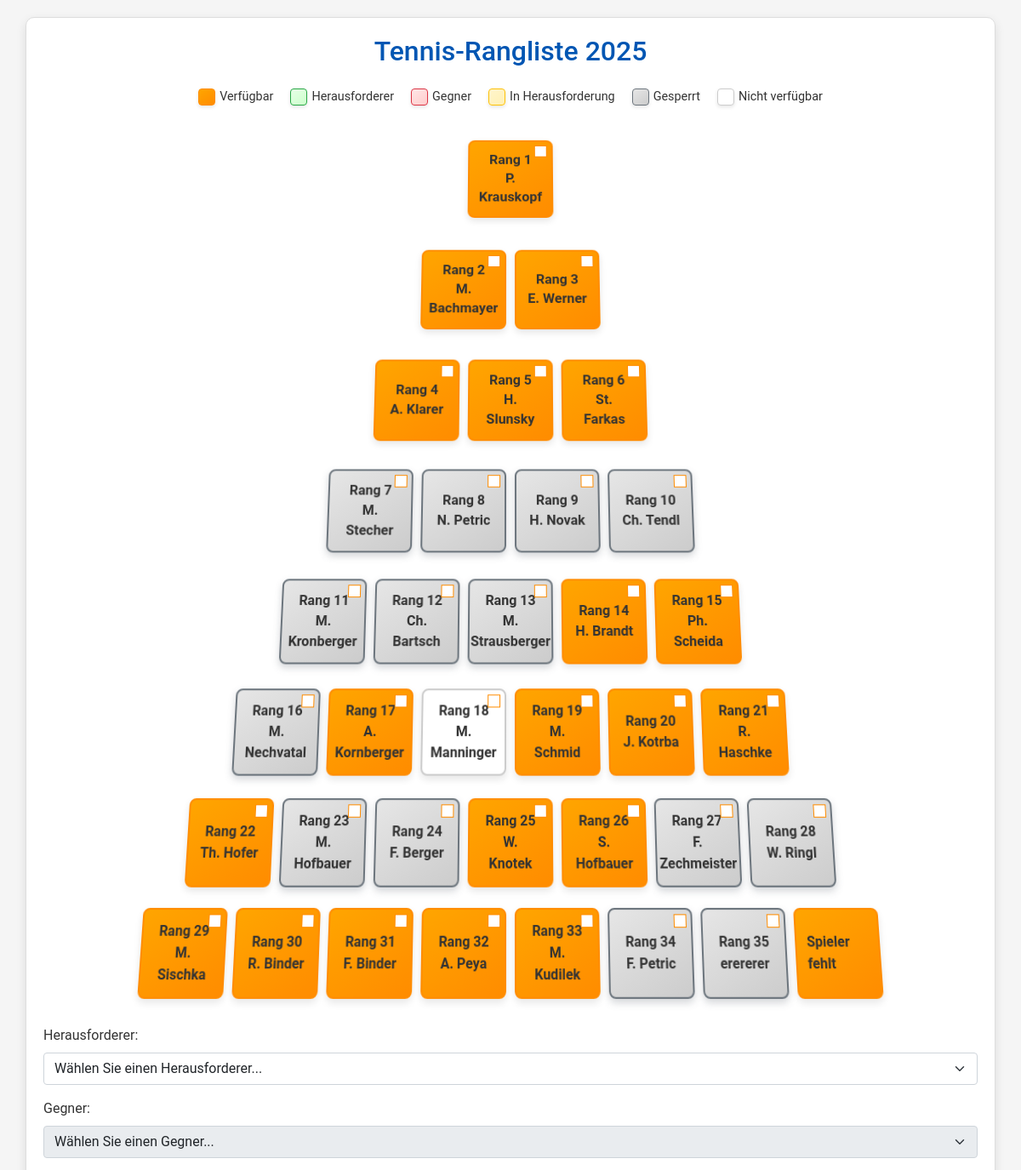
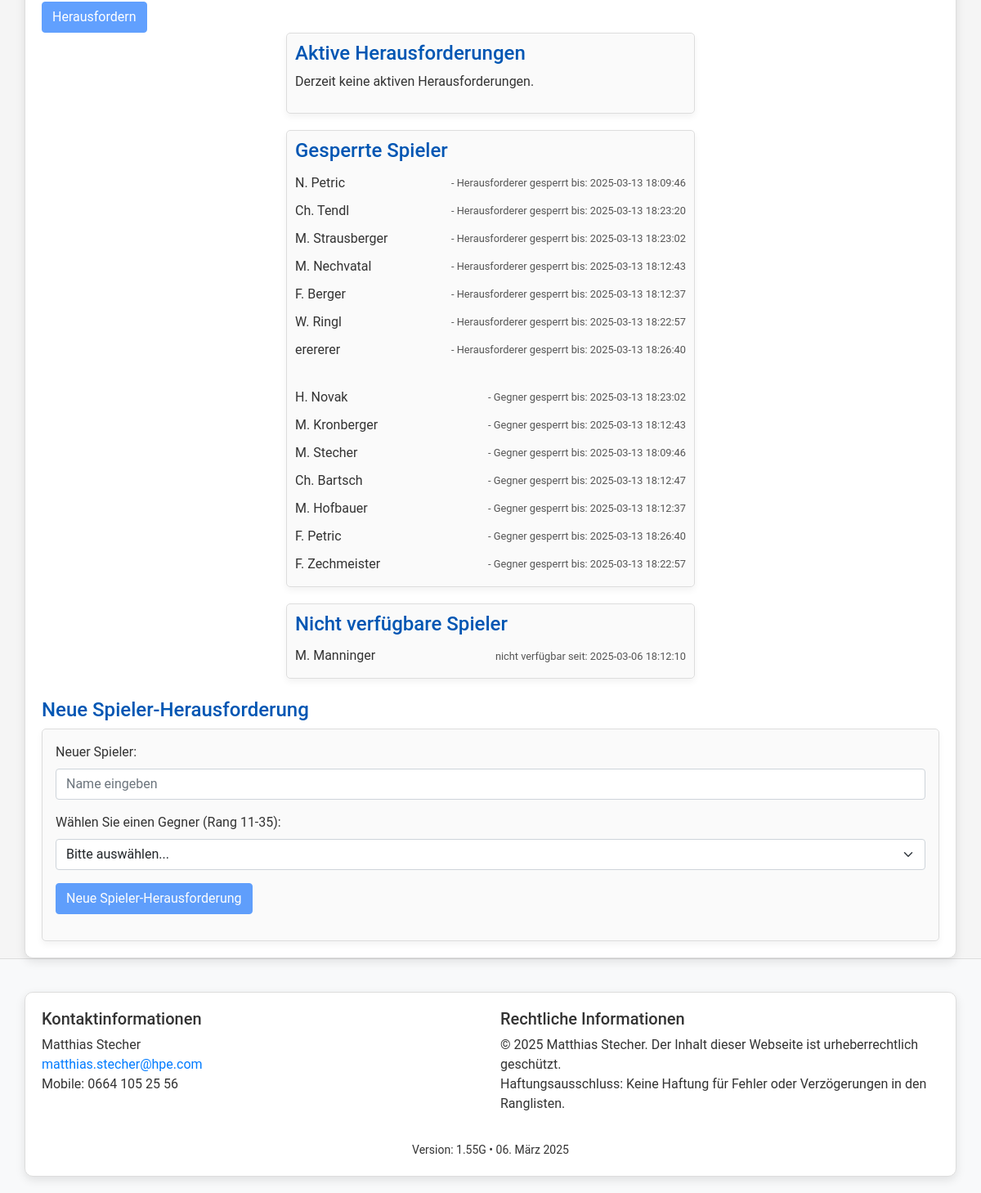
/index, run on the app's committed database (2 pictures, top to bottom).
### tables this page shows
CREATE TABLE players (
    id INTEGER PRIMARY KEY,
    name TEXT NOT NULL,
    available INTEGER NOT NULL DEFAULT 1,
    rank INTEGER NOT NULL,
    unavailable_since DATETIME,
    block_challenger_until DATETIME,
    block_opponent_until DATETIME,
    is_new INTEGER NOT NULL DEFAULT 0
);

### app.py (the view)
@app.route("/index")
def index():
    db = get_db()
    now = get_current_time().strftime("%Y-%m-%d %H:%M:%S")
    cur = db.execute(
        """
        SELECT p.*,
            CASE
              WHEN EXISTS (
                SELECT 1 FROM challenges c
                WHERE c.resolved = 0
                  AND c.deadline > ?
                  AND (c.challenger_id = p.id OR c.opponent_id = p.id)
              ) THEN 1 ELSE 0
            END as in_challenge
        FROM players p
        ORDER BY rank ASC
        """,
        (now,),
    )
    players = cur.fetchall()
    players_list = []
    now_dt = get_current_time()
    for p in players:
        p = dict(p)
        blocked = False
        if p.get("block_challenger_until"):
            try:
                dt = datetime.strptime(p["block_challenger_until"], "%Y-%m-%d %H:%M:%S")
                if now_dt < dt:
                    blocked = True
            except Exception:
                pass
        if p.get("block_opponent_until"):
            try:
                dt = datetime.strptime(p["block_opponent_until"], "%Y-%m-%d %H:%M:%S")
                if now_dt < dt:
                    blocked = True
            except Exception:
                pass
        p["blocked"] = blocked
        players_list.append(p)
    pyramid = create_pyramid(players_list)
    active_challenges = get_active_challenges()
    blocked_challenger_players = get_blocked_challenger_players()
    blocked_opponent_players = get_blocked_opponent_players()
    unavailable_players = get_unavailable_players()
    logger.info("Rendering index: players=%d, pyramid rows=%d", len(players_list), len(pyramid))
    return render_template(
        "index.html",
        pyramid=pyramid,
        players=players_list,
        active_challenges=active_challenges,
        blocked_challenger_players=blocked_challenger_players,
        blocked_opponent_players=blocked_opponent_players,
        unavailable_players=unavailable_players,
    )

### app.py (called while the page is built)
def get_current_time():
    test_date_str = os.environ.get("TEST_DATE")
    if test_date_str:
        try:
            return datetime.strptime(test_date_str, "%Y-%m-%d-%H-%M-%S")
        except Exception as e:
            logger.exception("Invalid TEST_DATE format: %s. Falling back to system time.", test_date_str)
    return datetime.now()

def get_db():
    if "db" not in g:
        try:
            g.db = sqlite3.connect(
                app.config["DATABASE"], timeout=10, detect_types=sqlite3.PARSE_DECLTYPES
            )
            g.db.row_factory = sqlite3.Row
        except sqlite3.Error as e:
            logger.exception("Database connection failed.")
            raise e
    return g.db

def create_pyramid(players):
    pyramid = []
    start = 0
    row_sizes = [1, 2, 3, 4, 5, 6, 7, 8]
    for size in row_sizes:
        row = []
        for i in range(size):
            if start < len(players):
                row.append(players[start])
            else:
                row.append(None)
            start += 1
        pyramid.append(row)
    return pyramid

def get_active_challenges():
    db = get_db()
    now = get_current_time().strftime("%Y-%m-%d %H:%M:%S")
    try:
        cur = db.execute(
            "SELECT c.*, p1.name as challenger_name, p2.name as opponent_name FROM challenges c "
            "JOIN players p1 ON c.challenger_id = p1.id "
            "JOIN players p2 ON c.opponent_id = p2.id "
            "WHERE c.resolved = 0 AND c.deadline > ?",
            (now,),
        )
        challenges = cur.fetchall()
        logger.info("Active challenges count: %d", len(challenges))
        return challenges
    except sqlite3.Error:
        logger.exception("Error fetching active challenges.")
        return []

def get_unavailable_players():
    db = get_db()
    cur = db.execute("SELECT * FROM players WHERE available = 0")
    players = cur.fetchall()
    return players

def get_blocked_challenger_players():
    db = get_db()
    now = get_current_time().strftime("%Y-%m-%d %H:%M:%S")
    try:
        cur = db.execute(
            "SELECT * FROM players WHERE block_challenger_until IS NOT NULL AND block_challenger_until > ?",
            (now,),
        )
        return cur.fetchall()
    except sqlite3.Error:
        logger.exception("Error fetching blocked challenger players.")
        return []

### templates/index.html (shortened to what this page needs)
<!DOCTYPE html>
<html lang="de">
<head>
  <link rel="stylesheet" href="https://cdnjs.cloudflare.com/ajax/libs/bootstrap/5.1.3/css/bootstrap.min.css" />
</head>
<body>
  <div class="container three-d">
    <h2 class="text-center mb-4">Tennis-Rangliste 2025</h2>
    <div class="legend">
      <div class="legend-item">
        <div class="legend-color" style="background: linear-gradient(145deg, #ffa500, #ff8c00); border-color: #ff8c00;"></div>
        Verfügbar
      </div>
      <div class="legend-item">
        <div class="legend-color" style="background: linear-gradient(145deg, #e6ffe6, #ccffcc); border-color: #28a745;"></div>
        Herausforderer
      </div>
      <div class="legend-item">
        <div class="legend-color" style="background: linear-gradient(145deg, #ffe6e6, #ffcccc); border-color: #dc3545;"></div>
        Gegner
      </div>
      <div class="legend-item">
        <div class="legend-color" style="background: linear-gradient(145deg, #fff5cc, #fff0b3); border-color: #ffc107;"></div>
        In Herausforderung
      </div>
      <div class="legend-item">
        <div class="legend-color" style="background: linear-gradient(145deg, #e6e6e6, #cccccc); border-color: #6c757d;"></div>
        Gesperrt
      </div>
      <div class="legend-item unavailable">
        <div class="legend-color" style="background: #ffffff; border-color: #cccccc;"></div>
        Nicht verfügbar
      </div>
    </div>
    <div class="ranking-list">
      {% if pyramid %}
        {% for row in pyramid %}
          <div class="row">
            {% for player in row %}
              {% if player %}
                <div id="player-{{ player['id'] }}"
                     class="player {% if not player['available'] %}unavailable{% endif %} {% if player['in_challenge'] %}in-challenge{% endif %} {% if player.blocked %}blocked{% endif %}"
                     data-player-id="{{ player['id'] }}">
                  <div class="player-info">
                    Rang {{ player['rank'] }}<br>{{ player['name'] }}
                  </div>
                  <div class="availability-toggle {% if player['available'] %}available{% endif %}" data-player-id="{{ player['id'] }}"></div>
                </div>
              {% else %}
                <div class="player missing">Spieler fehlt</div>
              {% endif %}
            {% endfor %}
          </div>
        {% endfor %}
      {% else %}
        <p>Keine Spieler gefunden. Bitte laden Sie die Spieldaten.</p>
      {% endif %}
    </div>
    <form id="challengeForm">
      <div class="mb-3">
        <label for="challenger" class="form-label">Herausforderer:</label>
        <select class="form-select" id="challenger" name="challenger" required>
          <option value="">Wählen Sie einen Herausforderer...</option>
        </select>
      </div>
      <div class="mb-3">
        <label for="opponent" class="form-label">Gegner:</label>
        <select class="form-select" id="opponent" name="opponent" required disabled>
          <option value="">Wählen Sie einen Gegner...</option>
        </select>
      </div>
      <button type="submit" class="btn btn-primary" id="challengeButton" disabled>Herausfordern</button>
    </form>
    <div class="active-challenges">
      <h4>Aktive Herausforderungen</h4>
      <div id="active-challenges-list">
        {% if active_challenges %}
          {% for challenge in active_challenges %}
            <div class="challenge-entry">
              <span class="challenge-names">{{ challenge['challenger_name'] }} gegen {{ challenge['opponent_name'] }}</span>
              <span class="challenge-deadline">(Frist: {{ challenge['deadline'] }})</span>
            </div>
          {% endfor %}
        {% else %}
          <p>Derzeit keine aktiven Herausforderungen.</p>
        {% endif %}
      </div>
    </div>
    <div class="blocked-players">
      <h4>Gesperrte Spieler</h4>
      <div id="blocked-players-list">
        {% if blocked_challenger_players %}
          {% for player in blocked_challenger_players %}
            <div class="blocked-entry">
              <span class="blocked-name">{{ player['name'] }}</span>
              <span class="blocked-info">- Herausforderer gesperrt bis: {{ player['block_challenger_until'] }}</span>
            </div>
          {% endfor %}
        {% else %}
          <p>Keine Spieler von der Herausforderung ausgeschlossen.</p>
        {% endif %}
        <br>
        {% if blocked_opponent_players %}
          {% for player in blocked_opponent_players %}
            <div class="blocked-entry">
              <span class="blocked-name">{{ player['name'] }}</span>
              <span class="blocked-info">- Gegner gesperrt bis: {{ player['block_opponent_until'] }}</span>
            </div>
          {% endfor %}
        {% else %}
          <p>Keine Spieler als Gegner gesperrt.</p>
        {% endif %}
      </div>
    </div>
    <div class="unavailable-players">
      <h4>Nicht verfügbare Spieler</h4>
      <div id="unavailable-players-list">
        {% if unavailable_players %}
          {% for player in unavailable_players %}
            <div class="unavailable-entry">
              <span class="unavailable-name">{{ player['name'] }}</span>
              <span class="unavailable-info">nicht verfügbar seit: {{ player['unavailable_since'] or 'N/A' }}</span>
            </div>
          {% endfor %}
        {% else %}
          <p>Alle Spieler sind derzeit verfügbar.</p>
        {% endif %}
      </div>
    </div>
    <div class="newplayer-challenge mt-4">
      <h4>Neue Spieler-Herausforderung</h4>
      <div class="card p-3">
        <div class="mb-3">
          <label for="newplayer" class="form-label">Neuer Spieler:</label>
          <input type="text" class="form-control" id="newplayer" name="newplayer" placeholder="Name eingeben" />
        </div>
        <div class="mb-3">
          <label for="newplayer-opponent" class="form-label">Wählen Sie einen Gegner (Rang 11-35):</label>
          <select class="form-select" id="newplayer-opponent" name="newplayer-opponent">
            <option value="">Bitte auswählen...</option>
          </select>
        </div>
        <div class="mb-3">
          <button type="button" class="btn btn-primary" id="newplayer-challenge" disabled>Neue Spieler-Herausforderung</button>
        </div>
      </div>
    </div>
  </div>
  <footer>
    <div class="container">
      <div class="row">
        <div class="col-md-6 mb-3 mb-md-0">
          <h5>Kontaktinformationen</h5>
          <p>
            Matthias Stecher<br />
            <a href="mailto:matthias.stecher@hpe.com">matthias.stecher@hpe.com</a><br />
            Mobile: 0664 105 25 56
          </p>
        </div>
        <div class="col-md-6">
          <h5>Rechtliche Informationen</h5>
          <p>
            © 2025 Matthias Stecher. Der Inhalt dieser Webseite ist urheberrechtlich geschützt.<br />
            Haftungsausschluss: Keine Haftung für Fehler oder Verzögerungen in den Ranglisten.
          </p>
        </div>
      </div>
      <div class="row">
        <div class="col-12 text-center mt-3">
          <small>Version: 1.55G  •  06. März 2025</small>
        </div>
      </div>
    </div>
  </footer>
</body>
</html>

### templates/index.html (style rules this page uses)
body { background: #f5f5f5; color: #333; font-family: 'Roboto', sans-serif; perspective: 1200px; }
h2, h4 { color: #0056b3; }
.container { background: #fff; border: 1px solid #ddd; border-radius: 10px; padding: 20px; margin-top: 20px; box-shadow: 0 4px 12px rgba(0, 0, 0, 0.1); transform-style: preserve-3d; }
.three-d { transform: perspective(1200px) rotateY(10deg); transition: transform 0.5s; }
.ranking-list { perspective: 800px; display: flex; flex-direction: column; align-items: center; margin-bottom: 20px; }
.ranking-list .row { display: flex; justify-content: center; margin: 10px 0; transform: rotateX(8deg); }
.ranking-list .player { width: 100px; height: 100px; background: linear-gradient(145deg, #ffa500, #ff8c00); border: 2px solid #ff8c00; border-radius: 8px; display: flex; flex-direction: column; align-items: center; justify-content: center; font-weight: bold; cursor: pointer; margin: 5px; position: relative; transition: transform 0.3s, box-shadow 0.3s; box-shadow: 0 4px 8px rgba(0, 0, 0, 0.1); }
.ranking-list .player.unavailable { background: #ffffff; border: 2px solid #cccccc; color: #333; box-shadow: 0 4px 8px rgba(0, 0, 0, 0.1); }
.ranking-list .player.blocked { background: linear-gradient(145deg, #e6e6e6, #cccccc); border-color: #6c757d; box-shadow: 0 4px 8px rgba(108, 117, 125, 0.3); }
.ranking-list .player .player-info { position: relative; z-index: 2; text-align: center; }
.availability-toggle { position: absolute; top: 5px; right: 5px; width: 15px; height: 15px; background-color: white; border: 1px solid #ff8c00; cursor: pointer; z-index: 10; transition: background-color 0.3s; }
.availability-toggle.available { background-color: white; }
.legend { display: flex; justify-content: center; margin-bottom: 20px; }
.legend-item { display: flex; align-items: center; margin: 0 10px; font-size: 0.9rem; }
.legend-color { width: 20px; height: 20px; margin-right: 5px; border: 1px solid #ff8c00; border-radius: 4px; box-shadow: 0 2px 4px rgba(0, 0, 0, 0.1); }
.legend-item.unavailable .legend-color { background: #ffffff; border-color: #cccccc; }
.active-challenges, .blocked-players, .unavailable-players { max-width: 500px; margin: 0 auto 20px; text-align: left; background: #fafafa; border: 1px solid #ddd; padding: 10px; border-radius: 5px; box-shadow: 0 4px 8px rgba(0, 0, 0, 0.05); }
.challenge-entry, .blocked-entry, .unavailable-entry { display: flex; align-items: center; padding: 5px 0; }
.challenge-deadline, .blocked-info, .unavailable-info { margin-left: auto; white-space: nowrap; font-size: 0.8rem; color: #555; }
.newplayer-challenge h4 { margin-top: 20px; }
.newplayer-challenge .card { background: #fafafa; border: 1px solid #ddd; box-shadow: 0 4px 8px rgba(0, 0, 0, 0.05); border-radius: 5px; }
footer { background: #f8f9fa; color: #333; padding: 20px 0; border-top: 1px solid #ddd; }
footer a { color: #007bff; text-decoration: none; }

### data on the page
players: rank "1", name "P. Krauskopf", available 1 (drawn)
players: rank "2", name "M. Bachmayer", available 1 (drawn)
players: rank "3", name "E. Werner", available 1 (drawn)
players: rank "4", name "A. Klarer", available 1 (drawn)
players: rank "5", name "H. Slunsky", available 1 (drawn)
players: rank "6", name "St. Farkas", available 1 (drawn)
players: rank "7", name "M. Stecher", block_opponent_until "2025-03-13 18:09:46"
players: rank "8", name "N. Petric", block_challenger_until "2025-03-13 18:09:46"
players: rank "9", name "H. Novak", block_opponent_until "2025-03-13 18:23:02"
players: rank "10", name "Ch. Tendl", block_challenger_until "2025-03-13 18:23:20"
players: rank "11", name "M. Kronberger", block_opponent_until "2025-03-13 18:12:43"
players: rank "12", name "Ch. Bartsch", block_opponent_until "2025-03-13 18:12:47"
players: rank "13", name "M. Strausberger", block_challenger_until "2025-03-13 18:23:02"
players: rank "14", name "H. Brandt"
players: rank "15", name "Ph. Scheida", available 1 (drawn)
players: rank "16", name "M. Nechvatal", available 1 (drawn), block_challenger_until "2025-03-13 18:12:43"
players: rank "17", name "A. Kornberger"
players: rank "18", name "M. Manninger", unavailable_since "2025-03-06 18:12:10"
players: rank "19", name "M. Schmid"
players: rank "20", name "J. Kotrba"
players: rank "21", name "R. Haschke", available 1 (drawn)
players: rank "22", name "Th. Hofer", available 1 (drawn)
players: rank "23", name "M. Hofbauer", available 1 (drawn), block_opponent_until "2025-03-13 18:12:37"
players: rank "24", name "F. Berger", available 1 (drawn), block_challenger_until "2025-03-13 18:12:37"
players: rank "25", name "W. Knotek", available 1 (drawn)
players: rank "26", name "S. Hofbauer", available 1 (drawn)
players: rank "27", name "F. Zechmeister", available 1 (drawn), block_opponent_until "2025-03-13 18:22:57"
players: rank "28", name "W. Ringl", available 1 (drawn), block_challenger_until "2025-03-13 18:22:57"
players: rank "29", name "M. Sischka", available 1 (drawn)
players: rank "30", name "R. Binder", available 1 (drawn)
players: rank "31", name "F. Binder", available 1 (drawn)
players: rank "32", name "A. Peya", available 1 (drawn)
players: rank "33", name "M. Kudilek", available 1 (drawn)
players: rank "34", name "F. Petric", available 1 (drawn), block_opponent_until "2025-03-13 18:26:40"
players: rank "35", name "erererer", available 1 (drawn), block_challenger_until "2025-03-13 18:26:40"
